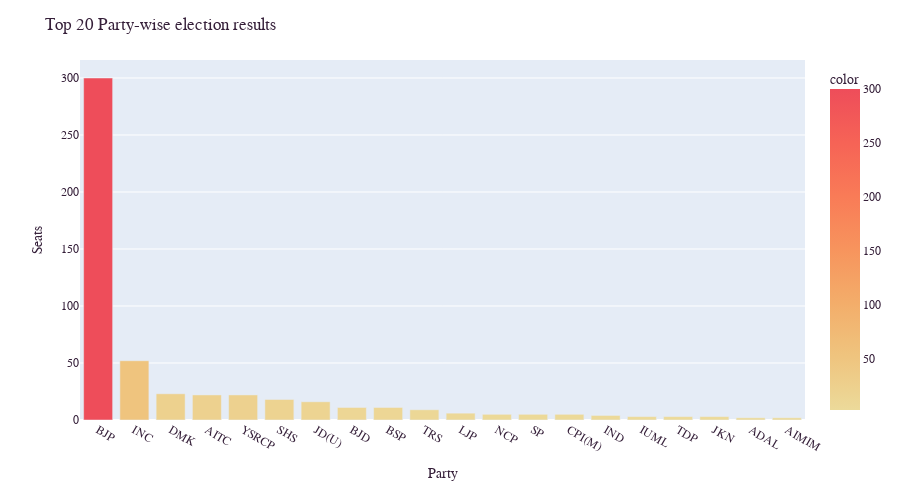

Notebook code for this chart:
### Markdown cell above
### 6.2 Lok Sabha 2019 Election Results : Top 20 Political Parties

### Code cell
# Number of seats won by each party
result = df_NOTA[df_NOTA['WINNER'] == 1].groupby('PARTY')['WINNER'].size()
result_df = pd.DataFrame(data=result).sort_values(by="WINNER", ascending=False)
result_df.reset_index(level=0, inplace=True)

# Visualize the party-wise election results
result_fig = px.bar(result_df, 
                    x=result_df['PARTY'][:20], 
                    y=result_df["WINNER"][:20], 
                    color=result_df['WINNER'][:20], 
                    height=500,
                    color_continuous_scale='Oryel')
result_fig.update_layout(title_text='Top 20 Party-wise election results',
                         font_family="Courier New",
                         font_color="#351f39",
                         title_font_family="Courier New",
                         title_font_color="#351f39",
                         xaxis_title="Party",
                         yaxis_title="Seats")
result_fig.show()

### Figure 1 — Plotly figure (JSON) as saved in the notebook; plotly's stock layout.template omitted (floating-point values rounded to 4 significant figures)
{"data": [{"alignmentgroup": "True", "hovertemplate": "x=%{x}<br>y=%{y}<br>color=%{marker.color}<extra></extra>", "legendgroup": "", "marker": {"color": [300, 52, 23, 22, 22, 18, 16, 11, 11, 9, 6, 5, 5, 5, 4, 3, 3, 3, 2, 2], "coloraxis": "coloraxis"}, "name": "", "offsetgroup": "", "orientation": "v", "showlegend": false, "textposition": "auto", "type": "bar", "x": ["BJP", "INC", "DMK", "AITC", "YSRCP", "SHS", "JD(U)", "BJD", "BSP", "TRS", "LJP", "NCP", "SP", "CPI(M)", "IND", "IUML", "TDP", "JKN", "ADAL", "AIMIM"], "xaxis": "x", "y": [300, 52, 23, 22, 22, 18, 16, 11, 11, 9, 6, 5, 5, 5, 4, 3, 3, 3, 2, 2], "yaxis": "y"}], "layout": {"barmode": "relative", "coloraxis": {"colorbar": {"title": {"text": "color"}}, "colorscale": [[0, "rgb(236, 218, 154)"], [0.1667, "rgb(239, 196, 126)"], [0.3333, "rgb(243, 173, 106)"], [0.5, "rgb(247, 148, 93)"], [0.6667, "rgb(249, 123, 87)"], [0.8333, "rgb(246, 99, 86)"], [1, "rgb(238, 77, 90)"]]}, "font": {"color": "#351f39", "family": "Courier New"}, "height": 500, "legend": {"tracegroupgap": 0}, "margin": {"t": 60}, "title": {"font": {"color": "#351f39", "family": "Courier New"}, "text": "Top 20 Party-wise election results"}, "xaxis": {"anchor": "y", "domain": [0, 1], "title": {"text": "Party"}}, "yaxis": {"anchor": "x", "domain": [0, 1], "title": {"text": "Seats"}}}}
